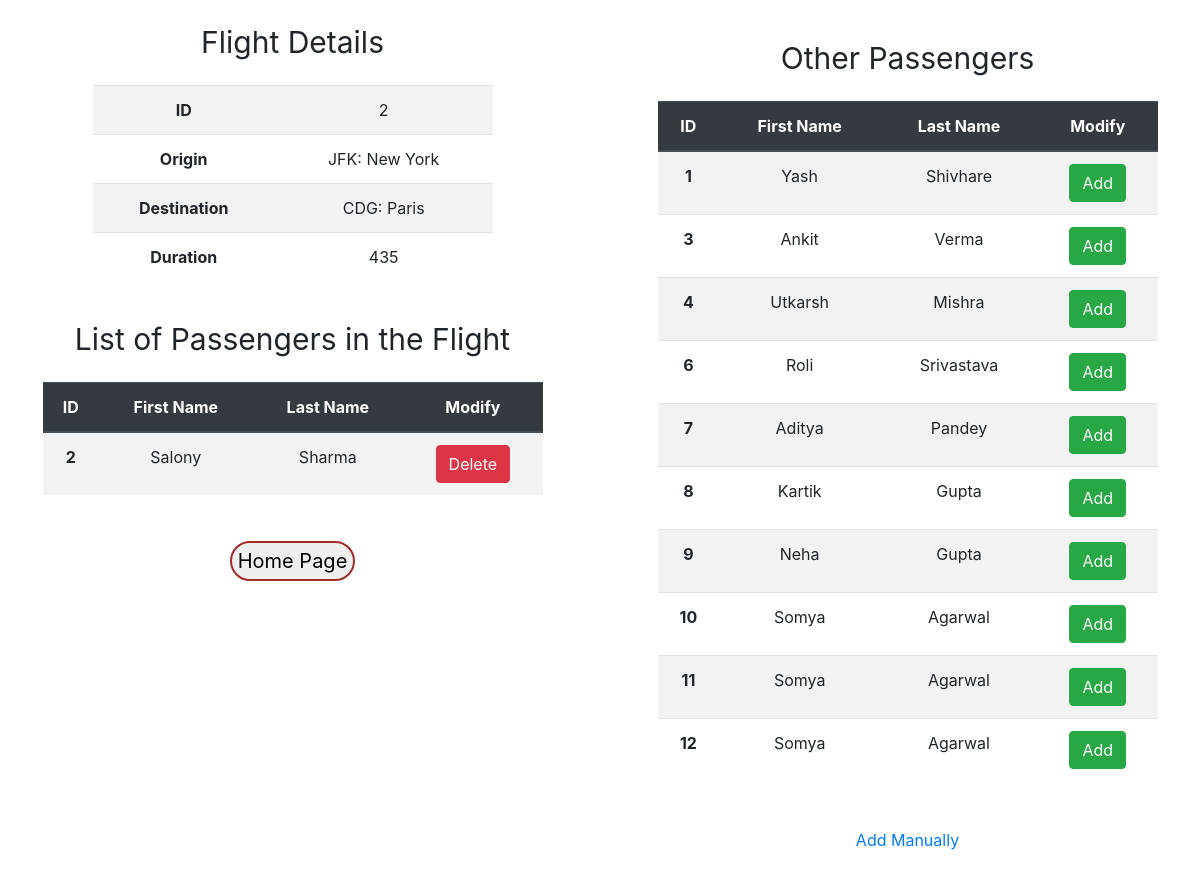
Page /flights/2 on the earlier database version.
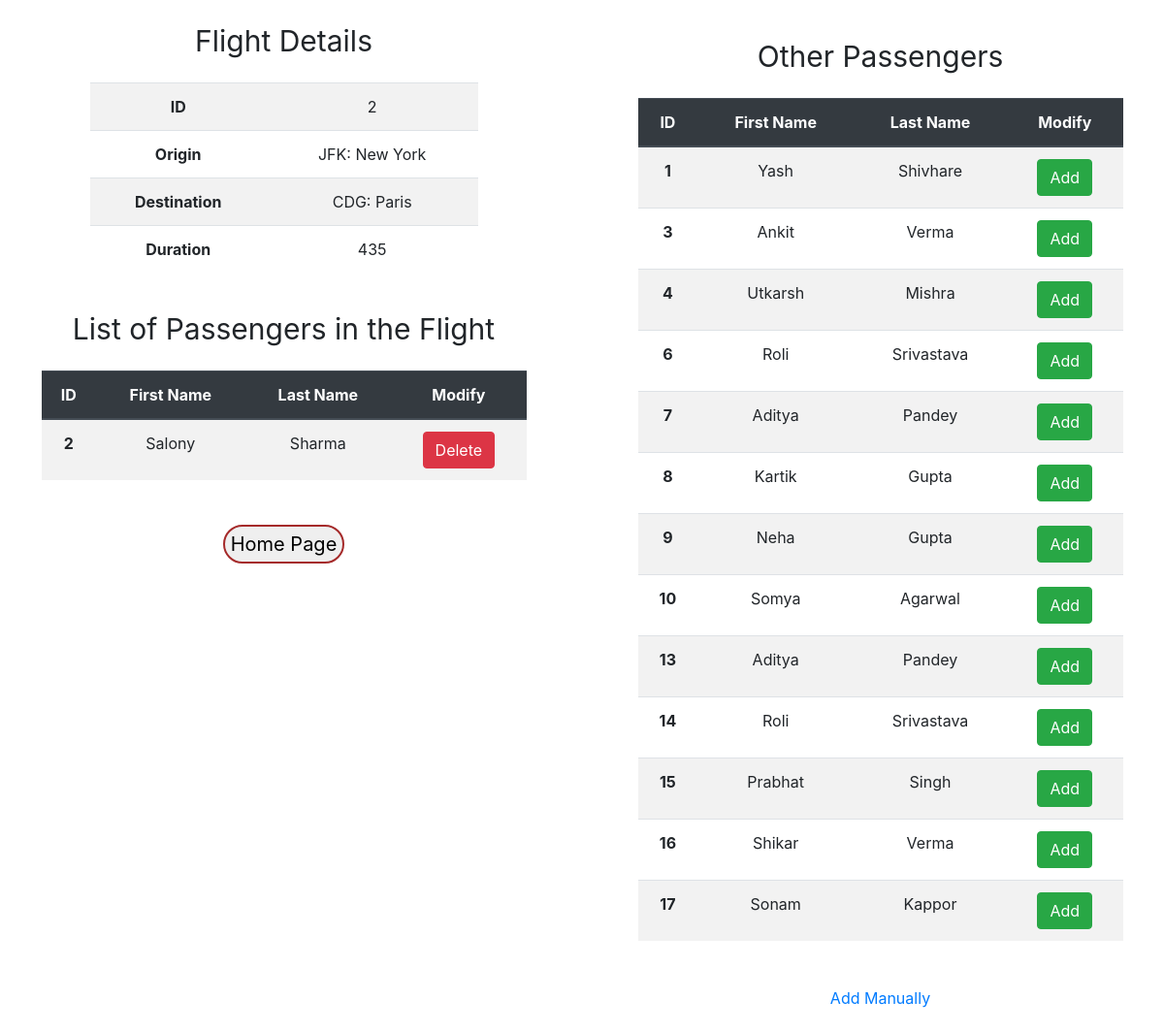
Same page on the later database version.
### flights/models.py (models this page shows, shortened)
class Passengers(models.Model):
    first=models.CharField(max_length=64)
    last=models.CharField(max_length=64)
    flight=models.ManyToManyField(Flight,blank=True, related_name="passengers")

### flights/views.py (the view, shortened to what this page needs)
# urls.py: path("<int:flightid>",views.flight,name="flight"),
def flight(request, flightid):
    flight=Flight.objects.get(id=flightid)
    passengers=Passengers.objects.all()
    form=passenger_form()
    return render(request,"flights/flight.html",{
        "form":form,
        "flight":flight,
        "passengers":flight.passengers.all(),
        "non_passengers":passengers.exclude(flight=flight),
    })

### flights/models.py (called while the page is built)
    def __str__(self):
        return f"{self.code}: {self.city}"

### flights/templates/flights/flight.html (shortened to what this page needs)
{% extends 'flights/basic.html'%}
{%block body%}
<div class="row">
    <div class="col-md-6">
        <div id="heading">Flight Details</div>
        <table class="table details table-striped table-hover container" style="width: 400px;">
            <tr>
                <td class="data">
                    ID
                </td>
                <td >
                    {{flight.id}}
                </td>
            </tr>
            <tr>
                <td class="data">
                    Origin
                </td>
                <td>
                    {{flight.origin}}
                </td>
            </tr>
            <tr>
                <td class="data">
                    Destination
                </td>
                <td>
                    {{flight.destination}}
                </td>
            </tr>
            <tr>
                <td class="data">
                    Duration
                </td>
                <td>
                    {{flight.duration}}
                </td>
            </tr>
        </table>
        <div id="heading">List of Passengers in the Flight</div>
        <table class="table table-striped table-hover container" style="width: 500px;">
            <thead class="thead-dark">
              <tr>
                <th scope="col">ID</th>
                <th scope="col">First Name</th>
                <th scope="col">Last Name</th>
                <th scope="col">Modify</th>
              </tr>
            </thead>
            <tbody>
                {% for i in passengers %}
              <tr>
                <th scope="row">{{i.id}}</th>
                <td>{{i.first}}</td>
                <td>{{i.last}}</td>
                <td><button id="delete_passenger" onclick="delete_passenger({{i.id}})" type="button" class="btn btn-danger">Delete</button></td>
              </tr>
              {%endfor%}
            </tbody>
          </table>
          <a href="{% url 'index' %}"><button id="button">Home Page</button></a>
        </div>
    <div class="col-md-6">
        <div class="container my-3">
            <div id="heading">
                Other Passengers
            </div>
            <form id="myform" method="POST" action="/flights/{{flight.id}}/book">{%csrf_token%}
            <table class="table table-striped table-hover container" style="width: 500px;">
                <thead class="thead-dark">
                  <tr>
                    <th scope="col">ID</th>
                    <th scope="col">First Name</th>
                    <th scope="col">Last Name</th>
                    <th scope="col">Modify</th>
                  </tr>
                </thead>
                <tbody>
                    {% for i in non_passengers %}
                  <tr>
                    <th scope="row">{{i.id}}</th>
                    <td>{{i.first}}</td>
                    <td>{{i.last}}</td>
                    <td><button type="button" onclick="addpassenger({{i.id}})" class="btn btn-success">Add</button></td>
                  </tr>
                  {%endfor%}
                </tbody>
              </table>
              </form>
            <br>
            <button id="manualbtn" type="button" onclick="addmanually()" class="btn btn-link">Add Manually</button>
        </div>
    </div>
</div>
{%endblock%}

Differences in the rows shown:
removed Passengers: id "11", first "Somya", last "Agarwal"
removed Passengers: id "12", first "Somya", last "Agarwal"
added Passengers: id "13", first "Aditya", last "Pandey"
added Passengers: id "14", first "Roli", last "Srivastava"
added Passengers: id "15", first "Prabhat", last "Singh"
added Passengers: id "16", first "Shikar", last "Verma"
added Passengers: id "17", first "Sonam", last "Kappor"
